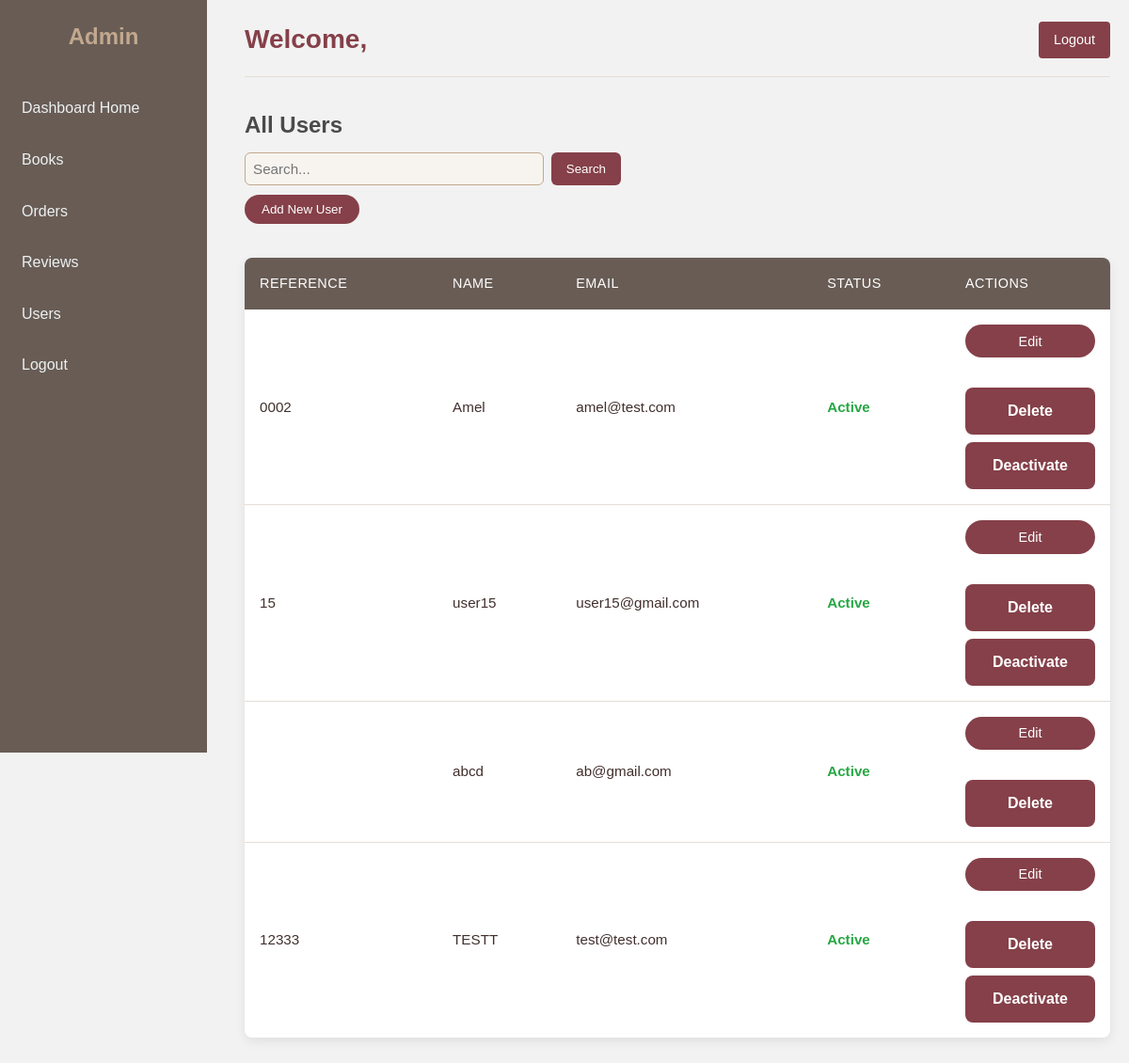
/dashboard/users/, run on an earlier commit of the app's database.
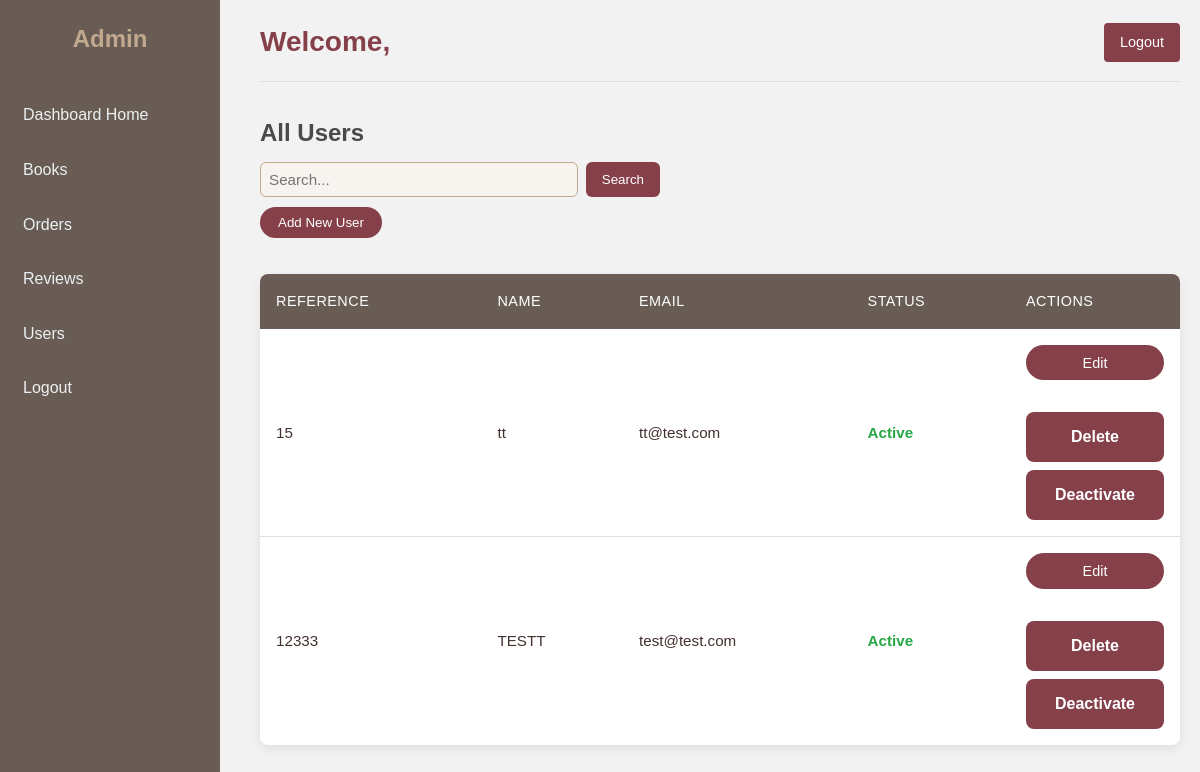
And on a later commit of the database.
### library_app/models.py (models this page shows, shortened)
class UserProfile(models.Model):
    user = models.OneToOneField(User, on_delete=models.CASCADE)
    reference_id = models.CharField(max_length=100, unique=True)
    phone_contact = models.CharField(max_length=15, unique=True)
    user_address = models.TextField()
    active = models.BooleanField(default=True)

### library_app/views.py (the view)
# urls.py: path('dashboard/users/', views.admin_users_view, name='admin_users'),
def admin_users_view(request):
    users = UserProfile.objects.all()
    return render(request, "library_app/admin_users.html", {"users": users})

### library_app/templates/library_app/admin_users.html (shortened to what this page needs)
{% extends "library_app/base_admin.html" %}
{% block content %}
<h2 style="color:#4A4A4A; margin-bottom:10px;">All Users</h2>
<form method="GET" action="{% url 'admin_users' %}" style="margin-bottom:10px;">
    <input type="text"
           name="q"
           placeholder="Search..."
           value="{{ request.GET.q }}"
           style="padding:8px; width:300px; border-radius:6px;">
    <button type="submit"
            style="background:#854049; color:white; padding:8px 16px; border:none; border-radius:6px;">
        Search
    </button>
</form>
<a href="{% url 'admin_add_user' %}" style="display:inline-block; margin-bottom:12px;">
    <button style="background:#854049; color:white; padding:8px 18px; border:none; border-radius:20px;">
        Add New User
    </button>
</a>
<table style="width:100%; border-collapse:collapse;">
    <thead>
        <tr style="background:#f4f4f4;">
            <th>Reference</th>
            <th>Name</th>
            <th>Email</th>
            <th>Status</th>
            <th style="width:170px;">Actions</th>
        </tr>
    </thead>
    <tbody>
    {% for u in users %}
        <tr>
            <td>{{ u.reference_id }}</td>
            <td>{{ u.user.username }}</td>
            <td>{{ u.user.email }}</td>
            <td>
                {% if u.active %}
                    <span style="color:green;">Active</span>
                {% else %}
                    <span style="color:red;">Inactive</span>
                {% endif %}
            </td>
            <td>
                <div style="display:flex; flex-direction:column; gap:8px;">
                    <a href="{% url 'admin_edit_user' u.user.id %}" style="text-decoration:none;">
                        <button class="action-btn">
                            Edit
                        </button>
                    </a>
                    <form method="POST" action="{% url 'admin_delete_user' u.user.id %}" style="margin:0;" class="table-form">
                        <button type="submit" class="action-btn"
                            onclick="return confirm('Are you sure you want to delete this user?');">
                            Delete
                        </button>
                    </form>
                    {% if u.reference_id %}
                        {% if u.active %}
                            <form method="POST" action="{% url 'deactivate_user' u.reference_id %}" style="margin:0;" class="table-form">
                                <button type="submit" class="action-btn">
                                    Deactivate
                                </button>
                            </form>
                        {% endif %}
                    {% endif %}
                </div>
            </td>
        </tr>
    {% empty %}
        <tr>
            <td colspan="5" style="text-align:center; padding:20px;">
                No users found.
            </td>
        </tr>
    {% endfor %}
    </tbody>
</table>
{% endblock %}

What changed in the data, as far as the page shows it:
removed UserProfile: reference_id "0002", user.username "Amel", user.email "amel@test.com", active "Active"
removed UserProfile: user.username "abcd", user.email "ab@gmail.com", active "Active"
changed through a linked row, UserProfile: user.username "user15" → "tt"; user.email "user15@gmail.com" → "tt@test.com"
